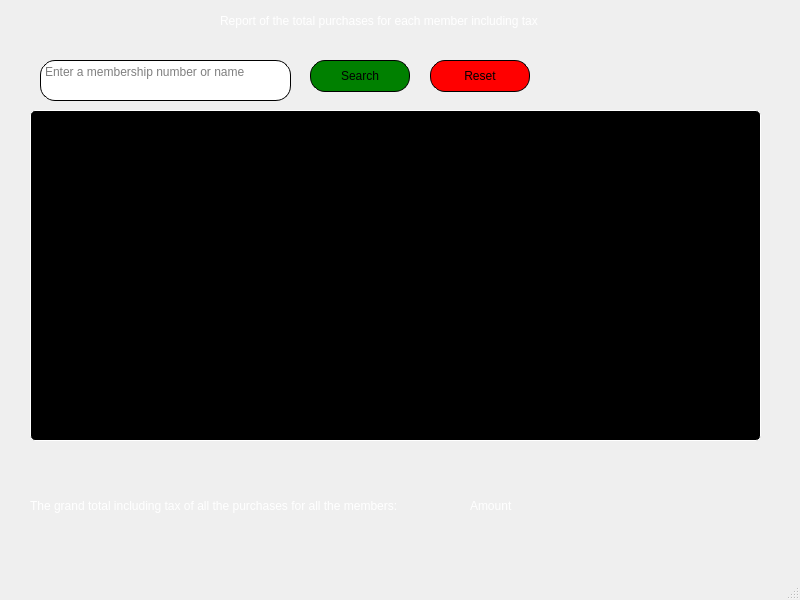
<?xml version="1.0" encoding="UTF-8"?>
<ui version="4.0">
 <class>memberspurchasesform</class>
 <widget class="QMainWindow" name="memberspurchasesform">
  <property name="geometry">
   <rect>
    <x>0</x>
    <y>0</y>
    <width>800</width>
    <height>600</height>
   </rect>
  </property>
  <property name="windowTitle">
   <string>Members Purchases</string>
  </property>
  <widget class="QWidget" name="centralwidget">
   <widget class="QTableView" name="tableView">
    <property name="geometry">
     <rect>
      <x>20</x>
      <y>100</y>
      <width>751</width>
      <height>351</height>
     </rect>
    </property>
    <property name="styleSheet">
     <string notr="true">QTableView{
background-color: #000;
color: #fff;
font-size: 10px;
border: 1px solid white;
border-radius: 5px;
margin: 10px;
padding: 10px;
}</string>
    </property>
   </widget>
   <widget class="QLabel" name="label">
    <property name="geometry">
     <rect>
      <x>220</x>
      <y>0</y>
      <width>411</width>
      <height>41</height>
     </rect>
    </property>
    <property name="styleSheet">
     <string notr="true">QLabel
{
text-size:15px;
color: white;
}</string>
    </property>
    <property name="text">
     <string>Report of the total purchases for each member including tax</string>
    </property>
   </widget>
   <widget class="QLabel" name="label_2">
    <property name="geometry">
     <rect>
      <x>30</x>
      <y>480</y>
      <width>491</width>
      <height>51</height>
     </rect>
    </property>
    <property name="styleSheet">
     <string notr="true">QLabel
{
text-size:15px;
color: white;
}</string>
    </property>
    <property name="text">
     <string>The grand total including tax of all the purchases for all the members: </string>
    </property>
   </widget>
   <widget class="QLabel" name="label_3">
    <property name="geometry">
     <rect>
      <x>470</x>
      <y>490</y>
      <width>211</width>
      <height>31</height>
     </rect>
    </property>
    <property name="styleSheet">
     <string notr="true">QLabel
{
text-size:15px;
color: white;
}</string>
    </property>
    <property name="text">
     <string>Amount</string>
    </property>
   </widget>
   <widget class="QTextEdit" name="textEdit">
    <property name="geometry">
     <rect>
      <x>40</x>
      <y>60</y>
      <width>251</width>
      <height>41</height>
     </rect>
    </property>
    <property name="styleSheet">
     <string notr="true">QTextEdit{
text-align: center;
background-color: white;
color: black;
border: 1px solid black;
border-radius: 15px;
}</string>
    </property>
    <property name="placeholderText">
     <string>Enter a membership number or name</string>
    </property>
   </widget>
   <widget class="QPushButton" name="pushButton">
    <property name="geometry">
     <rect>
      <x>310</x>
      <y>60</y>
      <width>100</width>
      <height>32</height>
     </rect>
    </property>
    <property name="cursor">
     <cursorShape>PointingHandCursor</cursorShape>
    </property>
    <property name="styleSheet">
     <string notr="true">QPushButton{
text-align: center;
background-color: green;
border: 1px solid black;
border-radius: 15px;
}</string>
    </property>
    <property name="text">
     <string>Search</string>
    </property>
   </widget>
   <widget class="QPushButton" name="pushButton_2">
    <property name="geometry">
     <rect>
      <x>430</x>
      <y>60</y>
      <width>100</width>
      <height>32</height>
     </rect>
    </property>
    <property name="cursor">
     <cursorShape>PointingHandCursor</cursorShape>
    </property>
    <property name="styleSheet">
     <string notr="true">QPushButton{
text-align: center;
background-color: red;
border: 1px solid black;
border-radius: 15px;
}</string>
    </property>
    <property name="text">
     <string>Reset</string>
    </property>
   </widget>
  </widget>
  <widget class="QMenuBar" name="menubar">
   <property name="geometry">
    <rect>
     <x>0</x>
     <y>0</y>
     <width>800</width>
     <height>22</height>
    </rect>
   </property>
  </widget>
  <widget class="QStatusBar" name="statusbar"/>
 </widget>
 <resources/>
 <connections/>
</ui>
